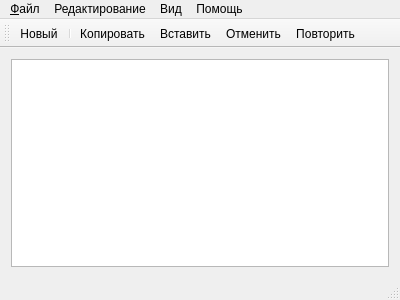
<?xml version="1.0" encoding="UTF-8"?>
<ui version="4.0">
 <class>MainWindow</class>
 <widget class="QMainWindow" name="MainWindow">
  <property name="geometry">
   <rect>
    <x>0</x>
    <y>0</y>
    <width>400</width>
    <height>300</height>
   </rect>
  </property>
  <property name="windowTitle">
   <string>MainWindow</string>
  </property>
  <widget class="QWidget" name="centralWidget">
   <layout class="QHBoxLayout" name="horizontalLayout">
    <item>
     <widget class="QTextEdit" name="textEdit"/>
    </item>
   </layout>
  </widget>
  <widget class="QMenuBar" name="menuBar">
   <property name="geometry">
    <rect>
     <x>0</x>
     <y>0</y>
     <width>400</width>
     <height>21</height>
    </rect>
   </property>
   <widget class="QMenu" name="menu">
    <property name="title">
     <string>&amp;Файл</string>
    </property>
    <addaction name="actionNew"/>
    <addaction name="separator"/>
    <addaction name="actionOpen"/>
    <addaction name="separator"/>
    <addaction name="actionSave"/>
    <addaction name="separator"/>
    <addaction name="actionSaveAs"/>
    <addaction name="separator"/>
    <addaction name="actionClose"/>
    <addaction name="separator"/>
    <addaction name="actionExit"/>
   </widget>
   <widget class="QMenu" name="menu_2">
    <property name="title">
     <string>Вид</string>
    </property>
    <addaction name="actionSelectFont"/>
   </widget>
   <widget class="QMenu" name="menu_3">
    <property name="title">
     <string>Редактирование</string>
    </property>
    <addaction name="actionCut"/>
    <addaction name="actionCopy"/>
    <addaction name="actionPaste"/>
    <addaction name="actionUndo"/>
    <addaction name="actionRedo"/>
   </widget>
   <widget class="QMenu" name="menu_4">
    <property name="title">
     <string>Помощь</string>
    </property>
    <addaction name="actionAboutQT"/>
    <addaction name="actionAbout"/>
   </widget>
   <addaction name="menu"/>
   <addaction name="menu_3"/>
   <addaction name="menu_2"/>
   <addaction name="menu_4"/>
  </widget>
  <widget class="QToolBar" name="mainToolBar">
   <attribute name="toolBarArea">
    <enum>TopToolBarArea</enum>
   </attribute>
   <attribute name="toolBarBreak">
    <bool>false</bool>
   </attribute>
   <addaction name="actionNew"/>
   <addaction name="separator"/>
   <addaction name="actionCopy"/>
   <addaction name="actionPaste"/>
   <addaction name="actionUndo"/>
   <addaction name="actionRedo"/>
  </widget>
  <widget class="QStatusBar" name="statusBar"/>
  <action name="actionNew">
   <property name="icon">
    <iconset>
     <normaloff>images/create.png</normaloff>images/create.png</iconset>
   </property>
   <property name="text">
    <string>Новый</string>
   </property>
   <property name="toolTip">
    <string>Создать новый документ</string>
   </property>
   <property name="shortcut">
    <string>Ctrl+N</string>
   </property>
  </action>
  <action name="actionClose">
   <property name="icon">
    <iconset>
     <normaloff>images/close.png</normaloff>images/close.png</iconset>
   </property>
   <property name="text">
    <string>Закрыть</string>
   </property>
   <property name="toolTip">
    <string>Закрыть текущее окно</string>
   </property>
   <property name="shortcut">
    <string>Ctrl+W</string>
   </property>
  </action>
  <action name="actionExit">
   <property name="icon">
    <iconset>
     <normaloff>images/exit.png</normaloff>images/exit.png</iconset>
   </property>
   <property name="text">
    <string>Выход</string>
   </property>
  </action>
  <action name="actionSelectFont">
   <property name="icon">
    <iconset resource="images/recource.qrc">
     <normaloff>:/font.png</normaloff>:/font.png</iconset>
   </property>
   <property name="text">
    <string>Выбрать шрифт</string>
   </property>
   <property name="toolTip">
    <string>Выбор шриафта текста</string>
   </property>
  </action>
  <action name="actionAbout">
   <property name="icon">
    <iconset resource="images/recource.qrc">
     <normaloff>:/about.png</normaloff>:/about.png</iconset>
   </property>
   <property name="text">
    <string>О программе</string>
   </property>
  </action>
  <action name="actionAboutQT">
   <property name="icon">
    <iconset resource="images/recource.qrc">
     <normaloff>:/aboutQt.png</normaloff>:/aboutQt.png</iconset>
   </property>
   <property name="text">
    <string>о QT</string>
   </property>
  </action>
  <action name="actionCut">
   <property name="icon">
    <iconset resource="images/recource.qrc">
     <normaloff>:/cut.png</normaloff>:/cut.png</iconset>
   </property>
   <property name="text">
    <string>Вырезать</string>
   </property>
   <property name="toolTip">
    <string>Вырезать</string>
   </property>
   <property name="shortcut">
    <string>Ctrl+X</string>
   </property>
  </action>
  <action name="actionCopy">
   <property name="icon">
    <iconset resource="images/recource.qrc">
     <normaloff>:/copy.png</normaloff>:/copy.png</iconset>
   </property>
   <property name="text">
    <string>Копировать</string>
   </property>
   <property name="toolTip">
    <string>Копировать</string>
   </property>
   <property name="shortcut">
    <string>Ctrl+C</string>
   </property>
  </action>
  <action name="actionPaste">
   <property name="icon">
    <iconset resource="images/recource.qrc">
     <normaloff>:/paste.png</normaloff>:/paste.png</iconset>
   </property>
   <property name="text">
    <string>Вставить</string>
   </property>
   <property name="toolTip">
    <string>Вставить</string>
   </property>
   <property name="shortcut">
    <string>Ctrl+V</string>
   </property>
  </action>
  <action name="actionUndo">
   <property name="icon">
    <iconset resource="images/recource.qrc">
     <normaloff>:/cancel.png</normaloff>:/cancel.png</iconset>
   </property>
   <property name="text">
    <string>Отменить</string>
   </property>
   <property name="toolTip">
    <string>Отменить</string>
   </property>
   <property name="shortcut">
    <string>Ctrl+Z</string>
   </property>
  </action>
  <action name="actionRedo">
   <property name="icon">
    <iconset resource="images/recource.qrc">
     <normaloff>:/repeat.png</normaloff>:/repeat.png</iconset>
   </property>
   <property name="text">
    <string>Повторить</string>
   </property>
   <property name="toolTip">
    <string>Повторить</string>
   </property>
   <property name="shortcut">
    <string>Ctrl+Y</string>
   </property>
  </action>
  <action name="actionOpen">
   <property name="icon">
    <iconset resource="images/recource.qrc">
     <normaloff>:/open.png</normaloff>:/open.png</iconset>
   </property>
   <property name="text">
    <string>Открыть</string>
   </property>
   <property name="toolTip">
    <string>Открыть документ</string>
   </property>
   <property name="shortcut">
    <string>Ctrl+O</string>
   </property>
  </action>
  <action name="actionSave">
   <property name="icon">
    <iconset resource="images/recource.qrc">
     <normaloff>:/save.png</normaloff>:/save.png</iconset>
   </property>
   <property name="text">
    <string>Сохранить</string>
   </property>
   <property name="toolTip">
    <string>Сохранить документ</string>
   </property>
   <property name="shortcut">
    <string>Ctrl+S</string>
   </property>
  </action>
  <action name="actionSaveAs">
   <property name="text">
    <string>Сохранить как</string>
   </property>
   <property name="toolTip">
    <string>Сохранить документ как</string>
   </property>
   <property name="shortcut">
    <string>Ctrl+Shift+S</string>
   </property>
  </action>
 </widget>
 <layoutdefault spacing="6" margin="11"/>
 <resources>
  <include location="images/recource.qrc"/>
 </resources>
 <connections/>
</ui>
